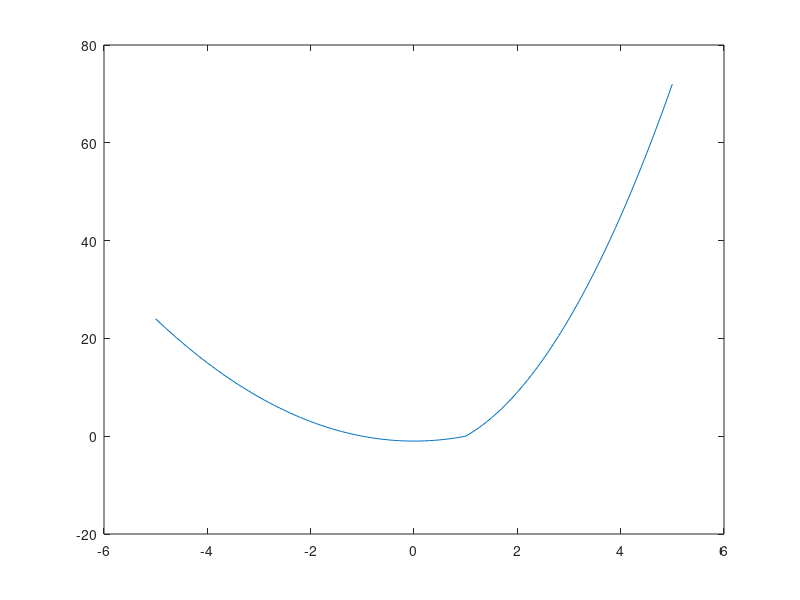

Write the MATLAB code that produced this figure. (Note: this script raises an error after producing the figure.)
clc;
clear;
close all;

k = 1;
f_t = @(u) k*(u.^2-1).*(u<1) + (3*k*(u.^2-1)).*(u>=1);
% f_t = @(u) k*(u.^4+u).*(u<0) -k* (u.^3+u).*(u>=0);
x = -5:0.1:5;
plot(x,f_t(x));

x0=-9;
tol = 1E-7;
max_iter = 4000;

% error = abs(f_t(x));
% iter = 1;
% while (error>tol)
%     x_hist(iter) = x;
% 
%     Fx = f_t(x);
%     error = abs(Fx);
%     if error < tol
%         disp('tol')
%         break;
%     end
%     Fy = f_t(x+Fx);
%     delta = (Fy-Fx)/(Fx);
%     x = x - Fx/delta;
%     
%     if (iter>= max_iter)    
%         break
%     end
%     iter = iter+1;
% end

% [x_hist,error]=steff_aitken(f_t,x0,tol,max_iter);
  i=0;
  err=tol+1;
  x=x0;
  phi=0;
  while(i<max_iter && err>tol)
      x_hist(i+1) = x;
      xx=x;
      fxk=f_t(x);
%       tolf=tol*abs(phi);
      if abs(fxk)<=tol
          disp('tol')
         break
      end
      fxk2=f_t(x+fxk);
      phi=(fxk2-fxk)/fxk;
      x=xx-fxk/phi;
      err=abs(x-xx);
      i=i+1;
  end
abs(x)
i

[x_a,x_a_hist,error_a,iter_a] = steff_amat(f_t,x0,tol,max_iter,1E-9);
iter_a
abs(x_a)
